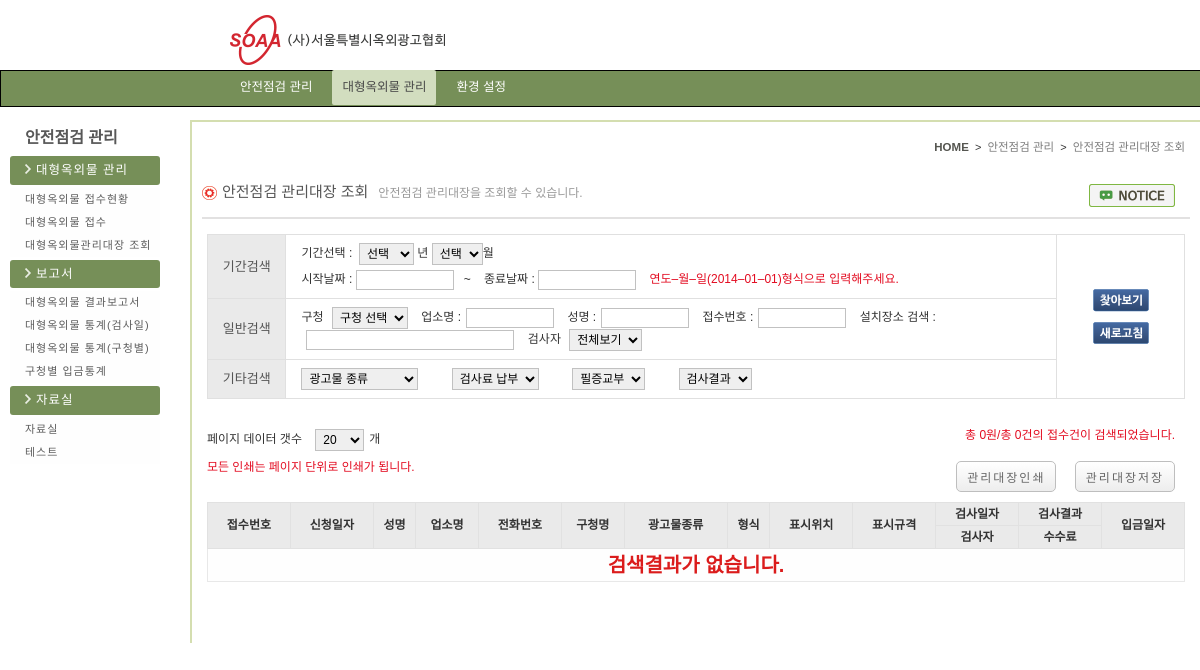
/bigad_Mng/soaa_mng_list.php (signed in), run on the app's committed database.
### tables this page shows
CREATE TABLE `menu` (
  `idx` varchar(1) NOT NULL default '',
  `idx_sub` varchar(4) NOT NULL default '',
  `menu_nm` varchar(20) default NULL,
  `url` varchar(100) default NULL,
  `use_gubun` char(1) default NULL,
  `insert_date` datetime default NULL,
  `update_date` datetime default NULL,
  `insert_id` varchar(10) default NULL,
  PRIMARY KEY  (`idx`,`idx_sub`)
);

### config/function.php (called while the page is built, shortened)
<?
function fn_select($condition, $tbl, $where){
	$sql =  "SELECT " . $condition;
	$sql .= " FROM " . $tbl;
	if($where){
		$sql .= " WHERE " . $where;
	}
	$result = mysql_query($sql);
	return $result;
}
?>

### bigad_Mng/soaa_mng_list.php (the view, shortened to what this page needs)
<?  include $_SERVER["DOCUMENT_ROOT"] . "/bigad_Mng/left_menu.php"; ?>
<link rel="stylesheet" type="text/css" href="/css/admin/soaa_mng_list.css">
<?
if($_POST['select_gigan_y'] <> "" ||$_POST['select_gigan_m'] <> "" || $_POST['st_date'] <> "" || $_POST['ed_date'] <> ""
|| $_POST['gu_office'] <> "" || $_POST['c_corp_nm'] <> "" || $_POST['c_ceo_nm'] <> "" || $_POST['rega_no'] <> "" || $_POST['chk_personA'] <> "" || $_POST["outdoor_real_addr"] <> ""
|| $_POST['outdoor_act_cate'] <> ""|| $_POST['payment_state'] <> "" || $_POST['report_certi'] <> ""  || $_POST['chk_result'] <> "" || $_POST["select_page_num"] <> ""){
	$select_gigan_y	=	$_POST['select_gigan_y'];
	$select_gigan_m	=	$_POST['select_gigan_m'];
	$st_date	=	$_POST['st_date'];
	$ed_date	=	$_POST['ed_date'];
	$gu_office	=	$_POST['gu_office'];
	$c_corp_nm	=	$_POST['c_corp_nm'];
	$c_ceo_nm	=	$_POST['c_ceo_nm'];
	$rega_no		=	$_POST['rega_no'];
	$chk_personA	=	$_POST['chk_personA'];
	$outdoor_real_addr		=	$_POST["outdoor_real_addr"];
	$outdoor_act_cate		=	$_POST['outdoor_act_cate'];
	$payment_state	=	$_POST['payment_state'];
	$report_certi	=	$_POST['report_certi'];
	$chk_result		=	$_POST['chk_result'];
	$select_page_num	=	$_POST["select_page_num"];
	include "./soaa_mng_list_where.php";
}else{
	$select_gigan_y	=	$_GET['select_gigan_y'];
	$select_gigan_m	=	$_GET['select_gigan_m'];
	$st_date	=	$_GET['st_date'];
	$ed_date	=	$_GET['ed_date'];
	$c_corp_nm	=	$_GET['c_corp_nm'];
	$c_ceo_nm	=	$_GET['c_ceo_nm'];
	$rega_no			=	$_GET['rega_no'];
	$outdoor_real_addr	=	$_POST["outdoor_real_addr"];
	$select_page_num	=	$_GET["select_page_num"];
}
	if($where == ""){
		$tot_cnt = 0;
		$rs_sum_total = 0;
	}else{
		$tot_cnt = fn_select_cnt("reg_no", "bigad_SoaaRegCheck", $where);
		$rs_sum_total = fn_total_sum("chk_pay", "bigad_SoaaRegCheck", $where);
	}
	$page	=	$_GET["page"];
	if (!$page) $page = 1;
	if(!$select_page_num){
		$select_page_num = 20;
	}
	$list_num = $select_page_num;
	$offset = $list_num	*	($page-1);
?>
<section class="contents">
            	<div class="contents_con">
                    <div class="top_unit">
                        <div class="inner_jump"><a href="#"><span class="first">HOME</span></a>&nbsp;&nbsp;&gt;&nbsp;&nbsp;<a href="#">안전점검&nbsp;관리</a>&nbsp;&nbsp;&gt;&nbsp;&nbsp;<a href="#">안전점검&nbsp;관리대장&nbsp;조회</a></div>
                        <p class="contop_title"><img src="/img/set_icon.png" alt="icon">안전점검&nbsp;관리대장&nbsp;조회<span class="contop_tip">안전점검&nbsp;관리대장을&nbsp;조회할&nbsp;수&nbsp;있습니다&#46;</span><span class="info_notice"><a href="#"><img src="/img/notice.png" alt="알림"></a></span></p>
                    </div>
                    <div class="line"></div>
                    <div class="contain">
						<form  name="form" method="post">
                        <div class="con01">
                            <table>
                                <tr>
                                    <td class="con01_title">기간검색</td>
                                    <td class="con01_cons">
                                        <div class="period_ym">
                                            기간선택&nbsp;&#58;&nbsp;
                                            <select name="select_gigan_y">
												<option value="">선택</option>
                                            </select>
													 년
                                            <select name="select_gigan_m">
												<option value="">선택</option>
                                            </select>월
                                        </div>
                                        <div class="period_date">
                                            시작날짜&nbsp;&#58;&nbsp;<input type="text" class="w90" id="st_date" name="st_date" value="<?=$st_date;?>"
											onclick="se_date('soaa_mng_list');">&nbsp;&nbsp;&nbsp;&#126;&nbsp;&nbsp;&nbsp;
											종료날짜&nbsp;&#58;&nbsp;<input type="text" class="w90" id="ed_date" name="ed_date" value="<?=$ed_date;?>">
                                        <span class="con1_cons_tip">연도&#8211;월&#8211;일&#40;2014&#8211;01&#8211;01&#41;형식으로&nbsp;입력해주세요&#46;</span>
                                        </div>
                                    </td>
                                    <td class="click_btn" rowspan="3">
                                        <a href="javascript:void(0);"><img src="/img/search.png" class="c_btn_srh" alt="검색" onclick="soaa_search('soaa_mng_list');"></a>
										<a href="#"><img src="/img/refresh.png" class="refresh" alt="새로고침"></a>
                                    </td>
                                </tr>
                                <tr>
                                    <td class="con01_title">일반검색</td>
                                    <td class="con01_cons">
                                        구청
                                        <select class="guchung" name="gu_office">
                                            <option value="">구청&nbsp;선택</option>
                                        </select>
                                        업소명&nbsp;&#58;<input type="text" class="w80 mar" name="c_corp_nm" value="<?=$c_corp_nm?>"
										onkeydown="javascript: if(event.keyCode == 13) { soaa_search('soaa_mng_list'); }">
										성명&nbsp;&#58;<input type="text" class="w80 mar" name="c_ceo_nm" value="<?=$c_ceo_nm?>"
										onkeydown="javascript: if(event.keyCode == 13) { soaa_search('soaa_mng_list'); }">
										접수번호&nbsp;&#58;<input type="text" class="w80 mar" name="rega_no" value="<?=$rega_no?>"
										onkeydown="javascript: if(event.keyCode == 13) { soaa_search('soaa_mng_list'); }">
										설치장소&nbsp;검색&nbsp;&#58;<input type="text" class="w200 mar" name="outdoor_real_addr" value="<?=$outdoor_real_addr?>"
										onkeydown="javascript: if(event.keyCode == 13) { soaa_search('soaa_mng_list'); }">
                                        검사자
                                        <select class="gch_inspector" name="chk_personA">
                                            <option value="">전체보기</option>
                                        </select>
                                    </td>
                                </tr>
                                <tr>
                                    <td class="con01_title">기타검색</td>
                                    <td class="con01_cons">
                                        <select class="ads_sort m_right30" name="outdoor_act_cate">
                                            <option value="">광고물&nbsp;종류</option>
                                        </select>
                                        <select class="gumsa_cash m_right30" name="payment_state">
                                            <option value="">검사료&nbsp;납부</option>
                                        </select>
                                        <select class="deliver_certificate m_right30" name="report_certi">
                                            <option value="">필증교부</option>
                                        </select>
                                        <select class="result m_right30" name="chk_result">
                                            <option value="">검사결과</option>
											<?
												$result = fn_select("en_nm, ko_nm", "common_selectbox", "code='30'");
											?>
                                        </select>
                                    </td>
                                </tr>
                            </table>
                        </div>
                        <div class="con02">
                            <div class="receive">
                                <p class="paging">
                                    페이지&nbsp;데이터&nbsp;갯수
                                    <select class="data_num"name="select_page_num" onchange="page_list('soaa_mng_list', this.value);">
										<? for($i=5; $i<=100;){?>
                                        <option value="<?=$i?>" <? if($i==$select_page_num){ echo "selected=selected";}?>><?=$i?></option>
										<? $i += 5;
											}
										?>
                                    </select>개
                                    <span class="total_search">총&nbsp;<?=number_format($rs_sum_total[0])?>원&#47;총&nbsp;<?=$tot_cnt?>건의&nbsp;접수건이&nbsp;검색되었습니다&#46;</span>
                                </p>
                                <p class="paging_search">
                                    <span class="total_alrim">모든&nbsp;인쇄는&nbsp;페이지&nbsp;단위로&nbsp;인쇄가&nbsp;됩니다&#46;</span>
                                    <span class="ps_btns">
										<input type="button" value="관리대장인쇄" id="submit_btn01" onclick="move_print_page('soaa_mng_list','<?=$select_gigan_y;?>','<?=$select_gigan_m;?>');">
										<input type="button" value="관리대장저장" id="submit_btn02" onclick="ExcelDown_0('soaa_mng_excel');">
									</span>
                                </p>
                            </div>
                            <div class="receive_table">
                                <table>
                                   <tr>
                                      <th rowspan="2">접수번호</th>
                                      <th rowspan="2">신청일자</th>
                                      <th rowspan="2">성명</th>
                                      <th rowspan="2">업소명</th>
                                      <th rowspan="2">전화번호</th>
                                      <th rowspan="2">구청명</th>
                                      <th rowspan="2">광고물종류</th>
                                      <th rowspan="2">형식</th>
                                      <th rowspan="2">표시위치</th>
                                      <th rowspan="2">표시규격</th>
                                      <th>검사일자</th>
                                      <th>검사결과</th>
                                      <th rowspan="2">입금일자</th>
                                   </tr>
                                   <tr>
                                      <th>검사자</th>
                                      <th>수수료</th>
                                   </tr>
								   <?
									if($tot_cnt > 0) {
									   if($where == ""){
											$where .= " insert_id is not null order by reg_no desc LIMIT $offset, $list_num";
											$result = fn_select("*", "bigad_SoaaRegCheck", $where);
										}else{
											$where .= " and insert_id is not null order by reg_no desc LIMIT $offset, $list_num";
											$result = fn_select("*", "bigad_SoaaRegCheck", $where);
										}
										$i=1;
										while($rs = mysql_fetch_array($result)){
											if($i > $select_page_num){
												continue;
											}
											$lst_gu_office			=	$rs['gu_office'];
											$lst_outdoor_act_cate	=	$rs['outdoor_act_cate'];
											$size	=	"";
											if($lst_outdoor_act_cate == "oksang" || $lst_outdoor_act_cate == "garo"){
												for($j=0; $j<=7; $j++){
													if($j<=6){
														$size .= $rs['outdoor_size' . $j] . "*";
													}else{
														$size .= $rs['outdoor_size' . $j];
													}
												}
											}
											$lst_outdoor_act_type	=	$rs['outdoor_act_type'];
											$lst_chk_result			=	$rs['chk_result'];
											$lst_outdoor_real_addr	=	str_replace("서울특별시 ", "", $rs['outdoor_real_addr']);
											$chk_personA			=	$rs['chk_personA'];
											$chk_personB			=	$rs['chk_personB'];
											$rs_gu_office	=	fn_select_fetch_array("ko_nm", "common_selectbox", "code='10' and en_nm='$lst_gu_office'");
											$rs_outdoor_act_cate	=	fn_select_fetch_array("ko_nm", "common_selectbox", "code='01' and en_nm='$lst_outdoor_act_cate'");
											$rs_outdoor_act_type	=	fn_select_fetch_array("ko_nm", "common_selectbox", "code='05' and en_nm='$lst_outdoor_act_type'");
											$rs_chk_result				=	fn_select_fetch_array("ko_nm", "common_selectbox", "code='30' and en_nm='$lst_chk_result'");
											$chk_personA				=	fn_select_fetch_array("ko_nm", "common_selectbox", "code='15' and en_nm='$chk_personA'");
											$chk_personB				=	fn_select_fetch_array("ko_nm", "common_selectbox", "code='15' and en_nm='$chk_personB'");
											$reg_no	=	$rs['reg_no'];
									?>
                                   <tr class="listColorChange">
                                      <td rowspan="2" class="receive_num" onclick="soaa_list_view('soaa_list.view','1','<?=$reg_no?>');"><a href="javascript:void(0);"><?=$rs['reg_no']?></a></td>
                                      <td rowspan="2" class="date"><?=$rs['reg_date']?></td>
                                      <td rowspan="2" class="name" onclick="soaa_list_view('soaa_list.view','1','<?=$reg_no?>');"><a href="javascript:void(0);"><?=$rs['c_ceo_nm']?></a></td>
                                      <td rowspan="2" class="corp_name" onclick="soaa_list_view('soaa_list.view','1','<?=$reg_no?>');"><a href="javascript:void(0);"><?=$rs['c_corp_nm']?></a></td>
                                      <td rowspan="2" class="tel"><?=$rs['c_tel']?></td>
                                      <td rowspan="2" class="guchung_name"><?=$rs_gu_office[0]?></td>
                                      <td rowspan="2" class="ads_type"><?=$rs_outdoor_act_cate[0]?></td>
                                      <td rowspan="2" class="sort"><?=$rs_outdoor_act_type[0]?></td>
                                      <td rowspan="2" class="locate"><?=$lst_outdoor_real_addr?></td>
                                      <td rowspan="2" class="size"><?=$size;?></td>
                                      <td class="check_con01"><?=$rs['real_chkday']?></td>
                                      <td class="check_con02"><?=$rs_chk_result[0]?></td>
                                      <td rowspan="2" class="deposit_date"><?=$rs['payment_in_day']?></td>
                                   </tr>
                                   <tr>
                                      <td class="check_con01">
										<?
											if($rs['chk_personA'] <> ""){
												echo $chk_personA[0];
											}
											if($rs['chk_personB'] <> ""){
												echo " / " . $chk_personB[0];
											}
										?>
									  </td>
                                      <td class="check_con03"><?=number_format($rs['chk_pay'])?><span class="bold">원</span></td>
                                   </tr>
								<?
										$i++;
										}
									}else{
										echo "
											<tr>
												<td class=\"non_result\" colspan=13>검색결과가 없습니다.</td>
											</tr>
											";
									}
								?>
                                </table>
								<div class="arrow_navi">
                            </div>
                        </div>
                    </div>
                </div>
            </section>
        </section>
	</div>
</body>
</html>

### bigad_Mng/left_menu.php (shortened to what this page needs)
<?  include_once $_SERVER["DOCUMENT_ROOT"] . "/config/function.php"; ?>
<?
	include $_SERVER["DOCUMENT_ROOT"] . "/head.php";
	$this_page = array_pop(explode("/", $_SERVER["REQUEST_URI"]));
	$this_page = explode(".", $this_page);
?>
        <section id="section">
        	<section class="lnb">
            	<h4 class="lnb_title">안전점검&nbsp;관리</h4>
            	<ul>
					<?
						$result = fn_select("idx_sub, menu_nm, url", "menu", "length(idx_sub) < 3 and idx_sub between '50' and '70'");
						$i=5;
						while($rs = mysql_fetch_array($result)){
					?>
						<li class="bg_catch"><img src="/img/arrow_right.png" alt="arrow_right"><?=$rs["menu_nm"]?></li>
						<?
							$result_sub = fn_select("idx_sub, menu_nm, url", "menu", "length(idx_sub) > 3 and idx_sub like '" .$i ."0%'");
							while($rs_sub = mysql_fetch_array($result_sub)){
								$click_page = array_pop(explode("/", $rs_sub["url"]));
								$click_page = explode(".", $click_page);
								if($click_page[0] == $this_page[0]){
						?>
		                    <li class="click"><a href="<?=$rs_sub["url"]?>"><?=$rs_sub["menu_nm"]?></a></li>
						<?		}else{	?>
		                    <li><a href="<?=$rs_sub["url"]?>"><?=$rs_sub["menu_nm"]?></a></li>
						<?
								}
							}
							$i++;
						?>
					<? } ?>
                </ul>
            </section>

### data on the page
menu: menu_nm "대형옥외물 관리"
menu: menu_nm "대형옥외물 접수현황"
menu: menu_nm "대형옥외물 접수"
menu: menu_nm "대형옥외물관리대장 조회"
menu: menu_nm "보고서"
menu: menu_nm "대형옥외물 결과보고서"
menu: menu_nm "대형옥외물 통계(검사일)"
menu: menu_nm "대형옥외물 통계(구청별)"
menu: menu_nm "구청별 입금통계"
menu: menu_nm "자료실"
menu: menu_nm "자료실"
menu: menu_nm "테스트"

### other printed values
$rs_sum_total[0] "0"
$tot_cnt "0"
form field select_page_num "20"
